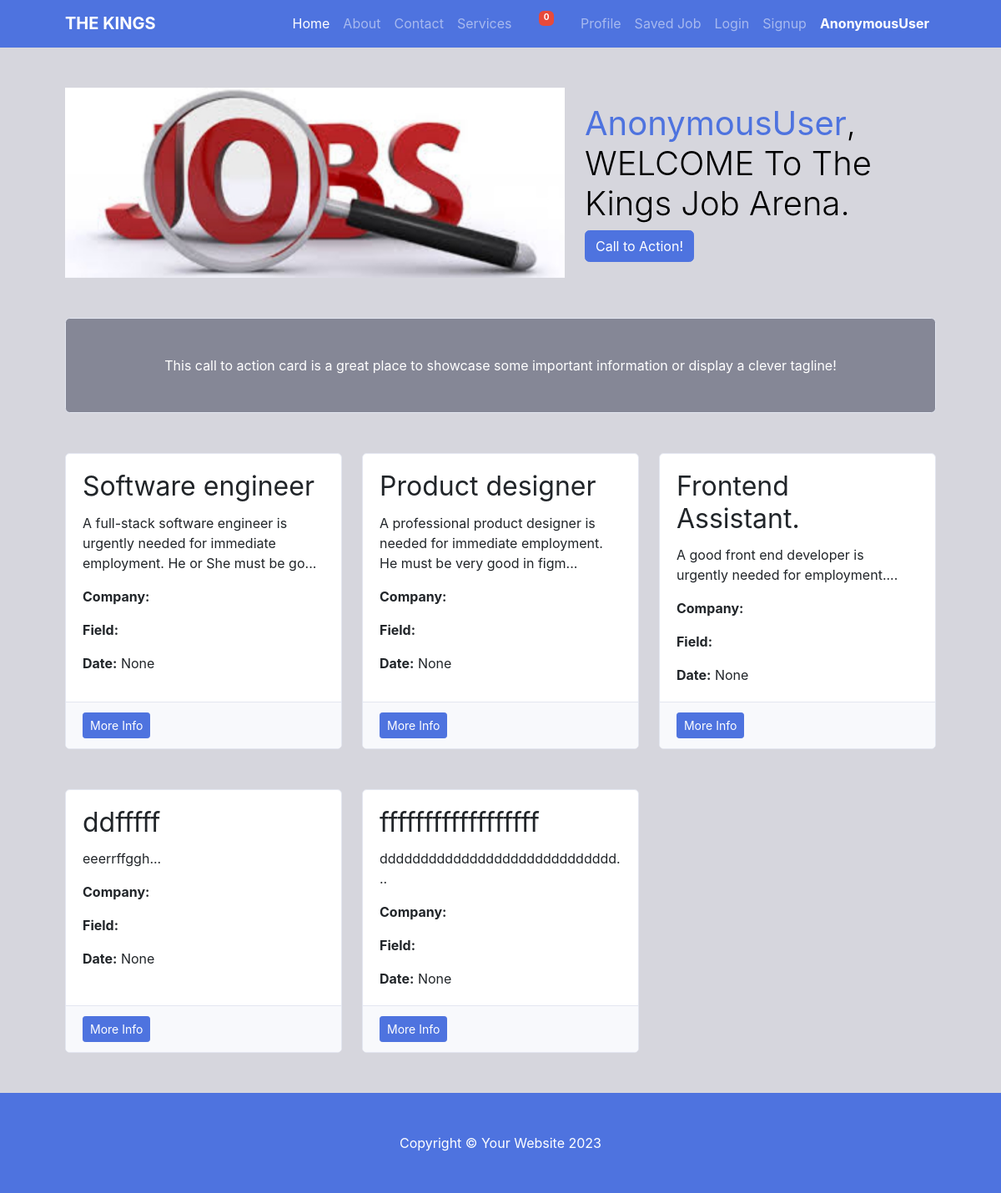
The page / on the database its author committed.
### Job_app/models.py (models this page shows, shortened)
class Job(models.Model):
    Interest = (
    ('Select Here', 'Select Here'),
    ('Tech', 'Tech'),
    ('Business', 'Business'),
    ('Company', 'Company'),
    ('Education', 'Education'),
    ('Bank', 'Bank'),
    ('Remote', 'remote')
)
    title = models.CharField(max_length=255)
    description = models.TextField()
    requirements = models.TextField()
    company = models.CharField(max_length=255)
    area_of_interest = models.CharField(choices=Interest, max_length=255)
    posted_date = models.DateTimeField(auto_now_add=True)
    posted_by = models.ForeignKey(User, on_delete=models.CASCADE)
    class Meta:
        ordering = ['-posted_date']

### Job_app/views.py (the view, shortened to what this page needs)
# urls.py: path("", Myview.as_view(), name="dashboard"),
class Myview(View):
    def get(self, request):
        jobs = Job.objects.all()
        admin = AdminNotification.objects.all().acount()
        context = {
            'jobs': jobs,
            'admin':admin
        }
        return render(request, 'index.html', context=context)

### template/index.html (shortened to what this page needs)
<!DOCTYPE html>
{% extends "header.html" %}
{% load static %}
  {% block 'contents' %}
    <body style="background-color: rgb(214, 214, 221);">
        <div class="container px-4 px-lg-5">
            {% include "messages.html" %}
            <div class="row gx-4 gx-lg-5 align-items-center my-5">
                <div class="col-lg-7">
                    <div id="carouselExampleSlidesOnly" class="carousel slide" data-bs-ride="carousel">
                        <div class="carousel-inner">
                          <div class="carousel-item active">
                            <img src="../static/assets/images-1.jpg" class="d-block w-100 h-25" alt="...">
                          </div>
                        </div>
                    </div>
                </div>
                <div class="col-lg-5">
                    <h1 class="font-weight-light text-black"><strong class="a text-primary">{{request.user}}</strong>, WELCOME To The Kings Job Arena.</h1>
                    <a class="btn btn-primary" href="#!">Call to Action!</a>
                </div>
            </div>
            <div class="card text-white bg-secondary my-5 py-4 text-center" class="placeholder-glow">
                <div class="card-body"><p class="text-white m-0">This call to action card is a great place to showcase some important information or display a clever tagline!</p></div>
            </div>
            <div class="row gx-4 gx-lg-5">
                {% for job in jobs %}
                <div class="col-md-4 mb-5">
                    <div class="card h-100">
                        <div class="card-body">
                            <h2 class="card-title">{{job.title}}</h2>
                            <p class="card-text">{{ job.description | slice:":96" }}...</p>
                            <p class="card-text"><strong>Company:</strong> {{ job.company}}</p>
                            <p class="card-text"><strong>Field:</strong> {{ job.area_of_interest }}</p>
                            <p class="card-text"><strong>Date:</strong> {{ job.posted_date }}</p>
                        </div>
                        <div class="card-footer">
                            <a class="btn btn-primary btn-sm" href="{% url "jobdetails" job.pk %}">More Info</a>
                        </div>
                    </div>
                </div>
                {% endfor %}
            </div>
        </div>
        {% include "footer.html" %}
    </body>
    {% endblock 'contents' %}

### template/header.html (shortened to what this page needs)
<!DOCTYPE html>
{% load static %}
<html lang="en">
    <head>
        <link href="https://cdn.jsdelivr.net/npm/bootstrap@5.3.3/dist/css/bootstrap.min.css" rel="stylesheet">
        <link href="{% static 'css/styles.css' %}" rel="stylesheet" />
        <link href="{% static 'css1/css/sb-admin-2.min.css' %}" rel="stylesheet">
        <link href="{% static 'css1/vendor/datatables/dataTables.bootstrap4.min.css' %}" rel="stylesheet">
        <link href="{% static 'css1/vendor/fontawesome-free/css/all.min.css' %}" rel="stylesheet" type="text/css">
    </head>
    <body>
        <nav class="navbar navbar-expand-lg navbar-dark bg-primary">
            <div class="container px-5">
                <a class="navbar-brand" href="#!"><strong>THE KINGS</strong></a>
                <div class="collapse navbar-collapse" id="navbarSupportedContent">
                    <ul class="navbar-nav ms-auto mb-2 mb-lg-0">
                        <li class="nav-item"><a class="nav-link active" aria-current="page" href="{% url "dashboard" %}">Home</a></li>
                        <li class="nav-item"><a class="nav-link" href="#!">About</a></li>
                        <li class="nav-item"><a class="nav-link" href="#!">Contact</a></li>
                        <li class="nav-item"><a class="nav-link" href="#!">Services</a></li>
                        <li class="nav-item dropdown no-arrow mx-1">
                            <a class="nav-link dropdown-toggle" href="#" id="alertsDropdown" role="button"
                                data-toggle="dropdown" aria-haspopup="true" aria-expanded="false">
                                <i class="fas fa-bell fa-fw"></i>
                                <span class="badge badge-danger badge-counter">{{ notification_count.count|length }}</span>
                            </a>
                        </li>
                        <li class="nav-item"><a class="nav-link" href="{% url "profilepage" %}">Profile</a></li>
                        <li class="nav-item"><a class="nav-link" href="{% url "saved-add" %}">Saved Job</a></li>
                        {% if not user.is_authenticated %}
                        <li class="nav-item"><a class="nav-link" href="{% url "login" %}">Login</a></li>
                        <li class="nav-item"><a class="nav-link" href="{% url "signup" %}">Signup</a></li>
                        {% endif %}
                        <li class="nav-item"><a class="nav-link active" href="#"><strong>{{request.user}}</strong></a></li>
                    </ul>
                </div>
            </div>
        </nav>
    </body>
</html>
{% block 'contents' %}
{% endblock 'contents' %}

### template/messages.html (shortened to what this page needs)
<!doctype html>
<html lang="en">
    <head>
    </head>
    <body>
  </body>
</html>

### template/footer.html
<!DOCTYPE html>
{% load static %}
<html lang="en">
  {% block 'contents' %}
    <body>
        <footer class="py-5 bg-primary">
            <div class="container px-4 px-lg-5"><p class="m-0 text-center text-white">Copyright &copy; Your Website 2023</p></div>
        </footer>
    </body>
    {% endblock 'contents' %}
</html>

### template/header.html (style rules this page uses)
.badge { position: relative; right: 12px; bottom: 10px; height: 18px; width: 18px; font-size: x-small; }

### rows shown on the page
Job: title "Software engineer", description "A full-stack software engineer is urgently needed for immediate employment. He or She must be go", posted_date "None"
Job: title "Product designer", description "A professional product designer is needed for immediate employment. He must be very good in figm", posted_date "None"
Job: title "Frontend Assistant.", description "A good front end developer is urgently needed for employment.", posted_date "None"
Job: title "ddfffff", description "eeerrffggh", posted_date "None"
Job: title "ffffffffffffffffff", description "ddddddddddddddddddddddddddddd", posted_date "None"

### other values the page prints
{{ notification_count.count|length }} "0"
{{ request.user }} "AnonymousUser"
